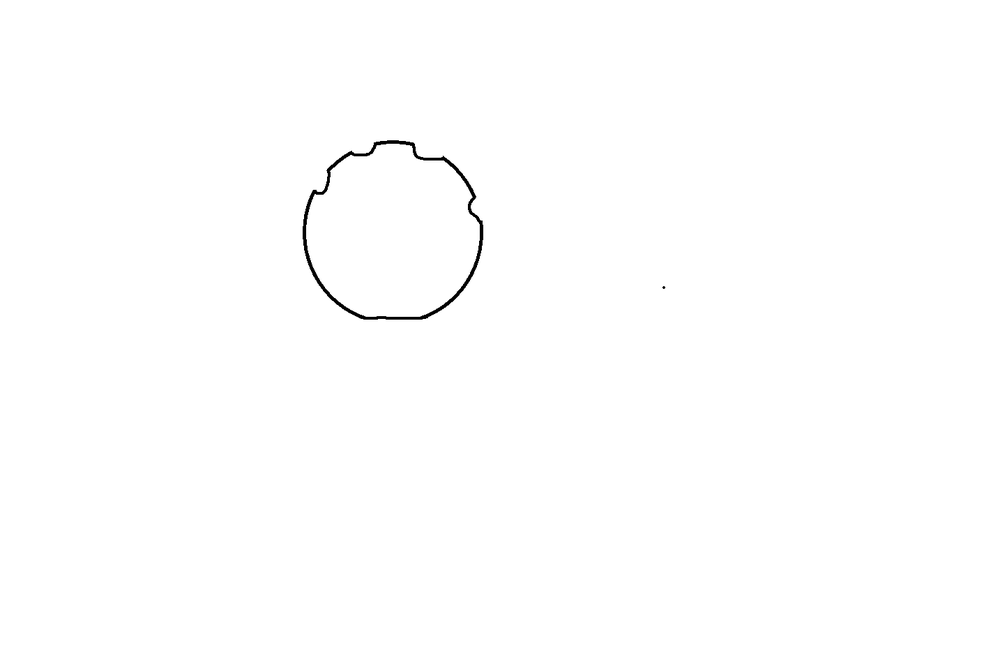
#> input picture DetectingCircles/images/Circle_deformed_2.png, 1000 x 656 px, shrunk from 1434 x 940 before the run, found by its file name
$ jupyter execute DetectingCircles.ipynb
#> lines starting #> are read from the running program, lines starting #| are printed output that depends on the picture; after the words box and inside, x2 and y2 are one past the last pixel; in counts of white or black regions, pixels touching at a corner belong together; long printed decimals are rounded
<a href="https://colab.research.google.com/github/LCI-MTL-Acad-Tech/Ateliers/blob/main/DetectingCirclesNew.ipynb" target="_parent"></a>

# **Sujet : Detection de formes circulaires dans une image**
**Plan**

1 : Déterminer si une forme est un circle

2 : Compter le nombre de circles(et autres formes) dans une image

Réalisé par **Mohamed ZEROUG** - enseignant en informatique / College Lasalle/Jan.2026

**Partie I : Déterminer si une forme est un circle**

[cell 1]
import cv2
import requests
import numpy as np
from google.colab.patches import cv2_imshow
url_image="https://raw.githubusercontent.com/LCI-MTL-Acad-Tech/Ateliers/refs/heads/main/DetectingCircles/images/colored_circle.png"
#url_image="https://raw.githubusercontent.com/LCI-MTL-Acad-Tech/Ateliers/refs/heads/main/DetectingCircles/images/ellipse.png"
#url_image="https://raw.githubusercontent.com/LCI-MTL-Acad-Tech/Ateliers/refs/heads/main/DetectingCircles/images/Circle_deformed_1.png"
url_image="https://raw.githubusercontent.com/LCI-MTL-Acad-Tech/Ateliers/refs/heads/main/DetectingCircles/images/Circle_deformed_2.png"
#url_image="https://raw.githubusercontent.com/LCI-MTL-Acad-Tech/Ateliers/refs/heads/main/DetectingCircles/images/Circle_1.png"


# Charger l'image dans Google Colab et convertir en format OpenCV

response = requests.get(url_image, stream=True).raw
data_bytes = bytearray(response.read())
image = np.asarray(data_bytes, dtype="uint8")
image = cv2.imdecode(image, cv2.IMREAD_COLOR)               ##Convertir l'image en cv2
#> image is the input picture: shape (656, 1000, 3); min 0, max 255, mean 254.2
# Afficher l'image
cv2_imshow(image)

[cell 2]
#Creer une copie de l'image, la convertir en grascale et reduire le bruit
output = image.copy()

gray = cv2.cvtColor(output, cv2.COLOR_BGR2GRAY)
gray = cv2.GaussianBlur(gray, (5, 5), 0)
cv2_imshow(gray)

[cell 3]
#Desiner le(s) contour(s) de l'image
edges = cv2.Canny(gray,200, 255)
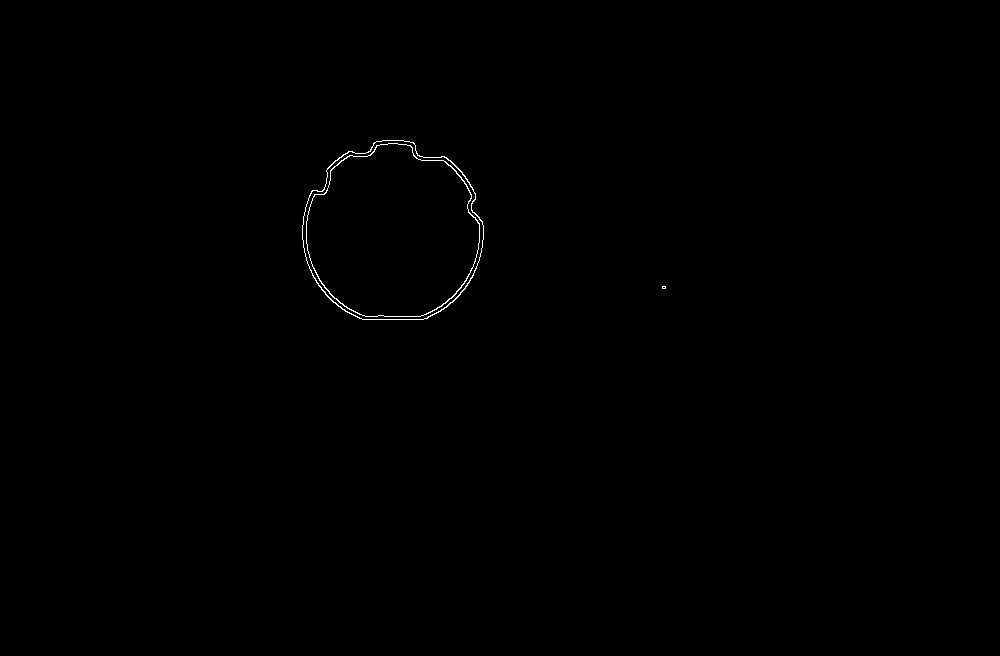
#> edges: shape (656, 1000); 0.21% white in thin lines or dots, all inside (x1, y1, x2, y2) = (302, 140, 666, 320)
cv2_imshow(edges)

[cell 4]
#Determiner les contours sur l'image
#Il se peut qu'on a plusieurs contours (petits contours), alors
#On va chercher le(s) contour(s) qui a la plus grande surface
#Afficher le perimetre et la surface reelle
contours, _ = cv2.findContours(edges, cv2.RETR_EXTERNAL, cv2.CHAIN_APPROX_NONE)
#> contours = 2 contours, 1 with area under 20; largest, box (x1, y1, x2, y2) and area: (302, 140, 484, 320) 25362
num_contours = len(contours)
#> num_contours = 2
print("Number of contours:", num_contours)
#| Number of contours: 2
areas = [cv2.contourArea(c) for c in contours]
#> areas = [6, 25361.5]
max_index = areas.index(max(areas))
#> max_index = 1
max_contour = contours[max_index]
#> max_contour = contour of 541 points, box (x1, y1, x2, y2) (302, 140, 484, 320), area 25362
max_contour_area = areas[max_index]
#> max_contour_area = 25361.5
max_contour_perimeter = cv2.arcLength(max_contour, True)
#> max_contour_perimeter = 622.6
print("Perimetre et superficie reelles du plus grand contour:", max_contour_perimeter,max_contour_area)
#| Perimetre et superficie reelles du plus grand contour: 622.600 25361.5

[cell 5]
# Marquer la forme qui a le plus grand contour
cv2.drawContours(edges, [max_contour], -1, (255,255,255), 2)
cv2_imshow(edges)

[cell 6]
#calculer le parametre circularity et le ratio pour verifier si la forme est circulaire ou pas

#calculer et afficher la circularity : Circularity = 4*pi*area/perimeter*perimeter
circularity = 4 * np.pi * max_contour_area / (max_contour_perimeter * max_contour_perimeter)
#> circularity = 0.822
print("Circularity:", circularity)
#| Circularity: 0.8222

#Determiner le rayon, le perimetre et la superficie theorique de la forme
(x,y), radius = cv2.minEnclosingCircle(max_contour)
#> x = 393; y = 231.9; radius = 92.57
circle_area = np.pi * radius * radius
#> circle_area = 26920.3
circle_perimeter = 2*np.pi*radius
#> circle_perimeter = 581.6
print("Rayon :", radius)
#| Rayon : 92.569
print("Perimetre et superficie theorique: ", circle_perimeter,circle_area)
#| Perimetre et superficie theorique:  581.627 26920.268

area_ratio = max_contour_area / circle_area
#> area_ratio = 0.942
print("Ratio",area_ratio)
#| Ratio 0.9421

[cell 7]
#Verifier si la forme est un cercle : area_ratio >0.90 et 0.85<circularity <1.1


#Desiner le cercle theorique (optionnelle)
center = (int(x), int(y))
#> center = (392, 231)
radius = int(radius)
#> radius = 92
cv2.circle( edges, center, radius,255,2)
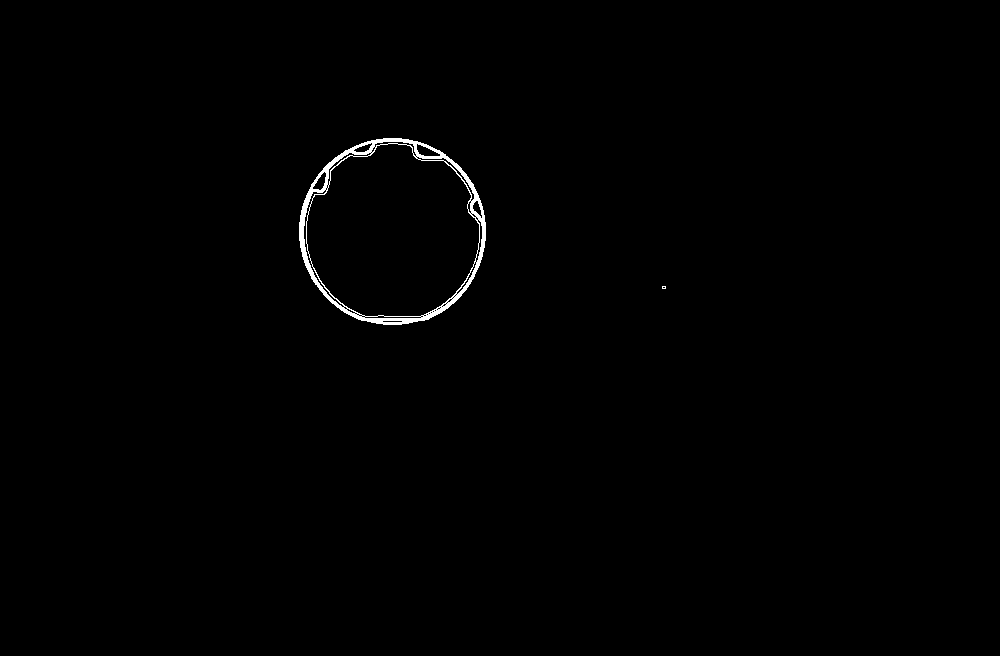
#> edges: shape (656, 1000); 0.53% white; 2 white regions (1 under 20 px), largest, box (x1, y1, x2, y2) and area: (299, 138, 486, 325) 3458


if area_ratio > 0.90 and 0.85 < circularity < 1.1:
    print("La forme est un cercle")
else:
    print("La forme n'est pas un cercle")

cv2_imshow(edges)

**Partie II : Compter le nombre de circles (et autres formes) dans une image**

[cell 8]
import cv2
import requests
import numpy as np
from google.colab.patches import cv2_imshow
#url_image="https://raw.githubusercontent.com/LCI-MTL-Acad-Tech/Ateliers/refs/heads/main/DetectingCircles/images/many_circles_1.png"
#url_image="https://raw.githubusercontent.com/LCI-MTL-Acad-Tech/Ateliers/refs/heads/main/DetectingCircles/images/many_deformed_circles_1.png"
url_image="https://raw.githubusercontent.com/LCI-MTL-Acad-Tech/Ateliers/refs/heads/main/DetectingCircles/images/many_deformed_circles_3.png"

# Charger l'image dans Google Colab et convertir en format OpenCV

response = requests.get(url_image, stream=True).raw
data_bytes = bytearray(response.read())
image = np.asarray(data_bytes, dtype="uint8")
image = cv2.imdecode(image, cv2.IMREAD_COLOR)               #Convertir l'image en cv2
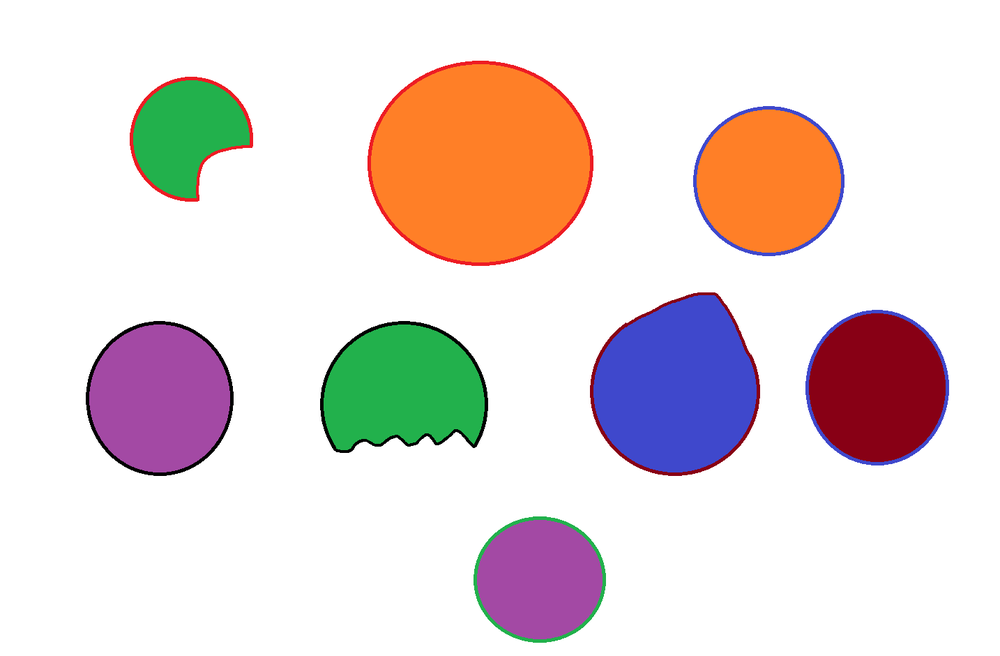
#> input picture DetectingCircles/images/many_deformed_circles_3.png, 1000 x 656 px, shrunk from 1434 x 940 before the run, found by its file name
#> image is the input picture: shape (656, 1000, 3); mean B, G, R 216.6, 217.8, 230.3
# Afficher l'image
cv2_imshow(image)

[cell 9]
#Creer une copie de l'image, la convertir en grascale et reduire le bruit
output = image.copy()

gray = cv2.cvtColor(output, cv2.COLOR_BGR2GRAY)
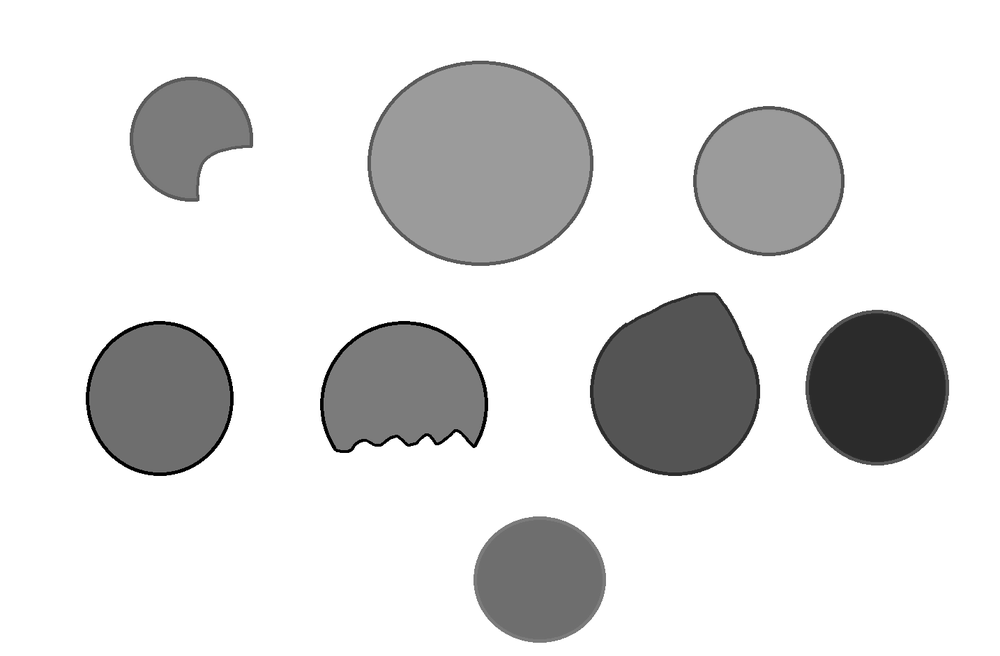
#> gray: shape (656, 1000); min 0, max 255, mean 221.4
gray = cv2.GaussianBlur(gray, (5, 5), 0)
cv2_imshow(gray)

[cell 10]
#Desiner le(s) contour(s) de l'image
edges = cv2.Canny(gray,200, 255)
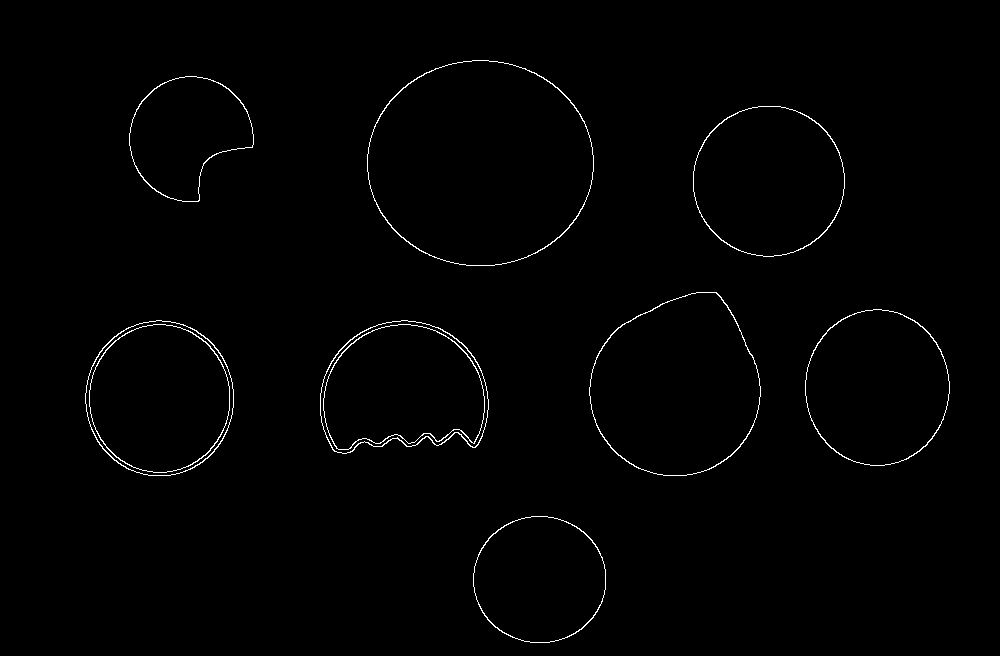
#> edges: shape (656, 1000); 0.88% white in thin lines or dots, all inside (x1, y1, x2, y2) = (85, 60, 950, 643)
cv2_imshow(edges)

[cell 11]
#Determiner le nombre de contours sur l'image
#Determiner le nombre de formes circulaires et non circulaires

contours, _ = cv2.findContours(edges, cv2.RETR_EXTERNAL, cv2.CHAIN_APPROX_NONE)
#> contours = 8 contours; box (x1, y1, x2, y2) and area: (367, 60, 594, 266) 36488, (589, 292, 761, 476) 23807, (85, 320, 234, 476) 18042, (693, 106, 845, 257) 17890, (805, 309, 950, 466) 17616, (320, 320, 489, 454) 17410, (473, 516, 606, 643) 13179, (129, 76, 254, 202) 10380
num_contours = len(contours)
#> num_contours = 8
print("Nombre de contours:", num_contours)
#| Nombre de contours: 8
num_circles,num_non_circles = 0,0
for cnt in contours:
    real_area = cv2.contourArea(cnt)
    real_perimeter = cv2.arcLength(cnt, True)
    circularity = 4 * np.pi * real_area / (real_perimeter * real_perimeter)
    (x,y), radius = cv2.minEnclosingCircle(cnt)
    circle_area = np.pi * radius * radius
    circle_perimeter = 2*np.pi*radius
    area_ratio = real_area / circle_area
    if area_ratio > 0.90 and 0.85 < circularity < 1.1:
        num_circles += 1
    else:
       num_non_circles+=1
#> this loop made 8 passes
#> (real_area, real_perimeter, circularity, x, y, radius, circle_area, circle_perimeter) on passes 1 to 8: (13179, 429.3, 0.899, 539.2, 579, 66.56, 13919, 418.2), (17409.5, 557.1, 0.705, 403.7, 404, 84.61, 22489.1, 531.6), (18042, 502.9, 0.896, 159, 397.9, 77.92, 19073.9, 489.6), (17615.5, 498.7, 0.89, 877, 387.1, 78.21, 19215.6, 491.4), (23807, 587.3, 0.867, 677, 380, 96.25, 29106.9, 604.8), (17890, 500.1, 0.899, 768.4, 180.6, 76.17, 18228.1, 478.6), (10379.5, 420.9, 0.736, 190.8, 138.7, 62.97, 12457.6, 395.7), (36488, 715.6, 0.896, 480, 162.5, 113.3, 40342, 712)
#> after the loop, num_circles = 5; num_non_circles = 3
print("le nombre de formes circulaire: ",num_circles)
#| le nombre de formes circulaire:  5
print("le nombre de forne non circulaire: ",num_non_circles)
#| le nombre de forne non circulaire:  3

[cell 12]
#Marquer les formes circulaires et non circulaires
contours, _ = cv2.findContours(edges, cv2.RETR_EXTERNAL, cv2.CHAIN_APPROX_NONE)
num_circles,num_non_circles,counter = 0,0,1
for cnt in contours:
    real_area = cv2.contourArea(cnt)
    real_perimeter = cv2.arcLength(cnt, True)
    circularity = 4 * np.pi * real_area / (real_perimeter * real_perimeter)
    (x,y), radius = cv2.minEnclosingCircle(cnt)
    circle_area = np.pi * radius * radius
    circle_perimeter = 2*np.pi*radius
    area_ratio = real_area / circle_area
    if area_ratio > 0.90 and 0.85 < circularity < 1.1:
        shape_type='Cercle'
    else:
       shape_type='Autres'

    x, y, w, h = cv2.boundingRect(cnt)
    cx = x + w // 2
    cy = y + h // 2
    cv2.putText(output,str(counter)+shape_type,(cx-10, cy),cv2.FONT_HERSHEY_SIMPLEX,0.6,(0, 0, 255),2)
    counter+=1
#> this loop made 8 passes
#> (real_area, real_perimeter, circularity, radius, circle_area, circle_perimeter) on passes 1 to 8: (13179, 429.3, 0.899, 66.56, 13919, 418.2), (17409.5, 557.1, 0.705, 84.61, 22489.1, 531.6), (18042, 502.9, 0.896, 77.92, 19073.9, 489.6), (17615.5, 498.7, 0.89, 78.21, 19215.6, 491.4), (23807, 587.3, 0.867, 96.25, 29106.9, 604.8), (17890, 500.1, 0.899, 76.17, 18228.1, 478.6), (10379.5, 420.9, 0.736, 62.97, 12457.6, 395.7), (36488, 715.6, 0.896, 113.3, 40342, 712)
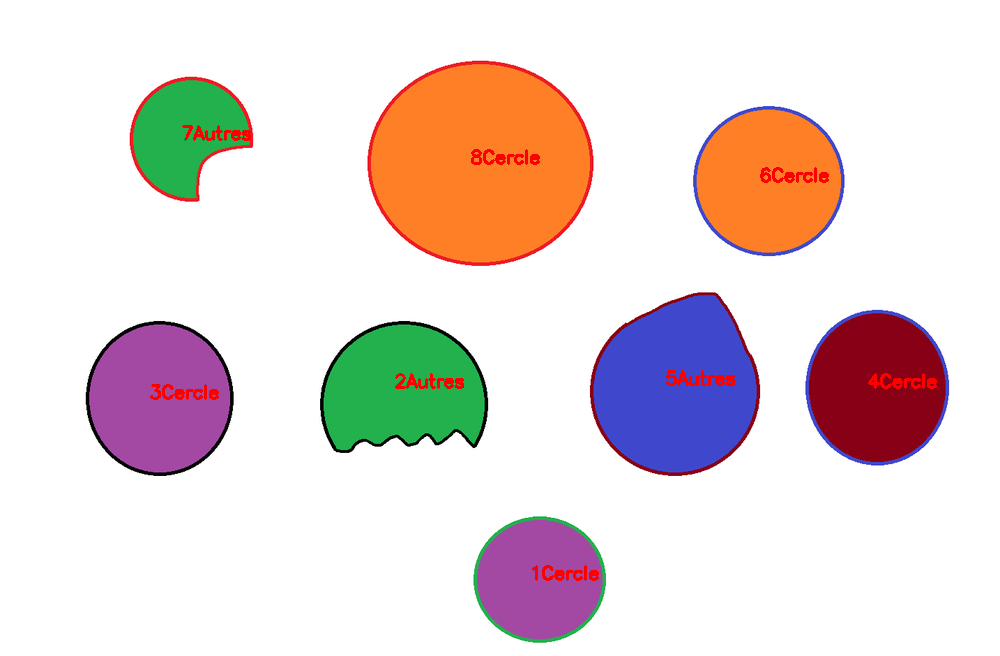
#> output: shape (656, 1000, 3); 0.64% of pixels changed, all inside (x1, y1, x2, y2) = (150, 125, 937, 581)
#> after the loop, counter = 9
cv2_imshow(output)
